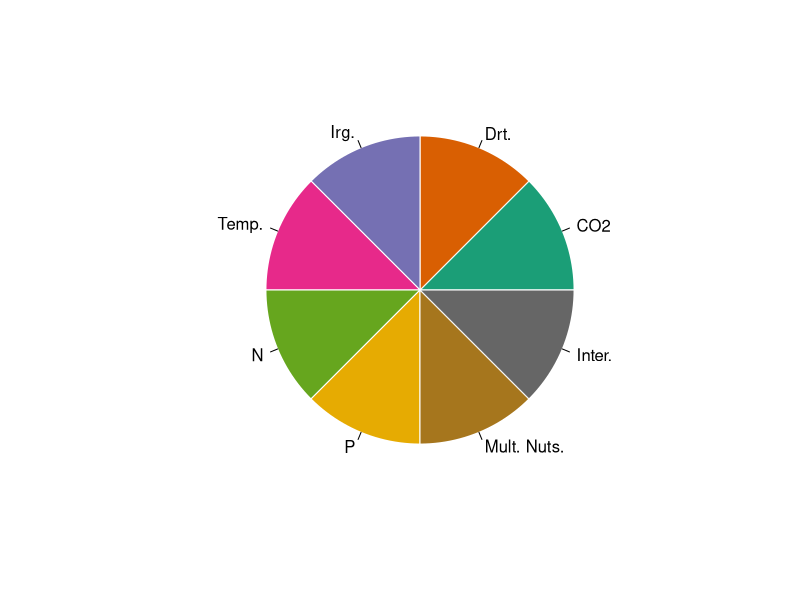

This figure's R source: (Note: this script raises an error after producing the figure.)
library(tidyverse)

#run pie2_function first

trt<-c("CO2", "Drt.","Irg.", "Temp.", "N", "P", "Mult. Nuts.","Inter.")
value<-c(1,1,1,1,1,1,1,1)
pie<-data.frame(trt, value)

##doing this in baseR
collst = RColorBrewer::brewer.pal(n = 8, name = "Dark2")

#make Legend
pie(pie$value, labels=pie$trt, col=collst, border="white")

#for poaceae
labellistpoa<-c("", "-","","", "+","","+","+")
colactive<-collst
colactive[labellistpoa==""]="darkgray"
pie2(pie$value, labels=labellistpoa, col=colactive, border="white",line_length = 1, text_center = 0.6, textcol = "white")

#for cyperaceae
labellistcyp<-c("", "","","", "","","+","+")
colactive<-collst
colactive[labellistcyp==""]="darkgray"
pie2(pie$value, labels=labellistcyp, col=colactive, border="white",line_length = 1, text_center = 0.6, textcol = "white")

#for orchidaceae
labellistorc<-c("", "","","", "","","-","")
colactive<-collst
colactive[labellistorc==""]="darkgray"
pie2(pie$value, labels=labellistorc, col=colactive, border="white",line_length = 1, text_center = 0.6, textcol = "white")

#for asteraceae
labellistast<-c("", "","+","", "-","","","")
colactive<-collst
colactive[labellistast==""]="darkgray"
pie2(pie$value, labels=labellistast, col=colactive, border="white",line_length = 1, text_center = 0.6, textcol = "white")

#for Lamiacea and Orobanaceae and Polomonaceae
labellistLO<-c("", "","","", "-","","","")
colactive<-collst
colactive[labellistLO==""]="darkgray"
pie2(pie$value, labels=labellistLO, col=colactive, border="white",line_length = 1, text_center = 0.6, textcol = "white")

#for Plantaginaceae
labellistpla<-c("", "","","", "","","","-")
colactive<-collst
colactive[labellistpla==""]="darkgray"
pie2(pie$value, labels=labellistpla, col=colactive, border="white",line_length = 1, text_center = 0.6, textcol = "white")

#for Gentinaceae
labellistgen<-c("", "","","", "-","","-","-")
colactive<-collst
colactive[labellistgen==""]="darkgray"
pie2(pie$value, labels=labellistgen, col=colactive, border="white",line_length = 1, text_center = 0.6, textcol = "white")

#for Solaneaceae
labellistsol<-c("", "","","", "+","","+","")
colactive<-collst
colactive[labellistsol==""]="darkgray"
pie2(pie$value, labels=labellistsol, col=colactive, border="white",line_length = 1, text_center = 0.6, textcol = "white")

#for Amaranth
labellistama<-c("", "+","-","", "+","-","","")
colactive<-collst
colactive[labellistama==""]="darkgray"
pie2(pie$value, labels=labellistama, col=colactive, border="white",line_length = 1, text_center = 0.6, textcol = "white")

#for Fabaceae
labellistfab<-c("", "-","+","", "-","","-","")
colactive<-collst
colactive[labellistfab==""]="darkgray"
pie2(pie$value, labels=labellistfab, col=colactive, border="white",line_length = 1, text_center = 0.6, textcol = "white")

#for Euphorb
labellisteup<-c("", "","","+", "","","","")
colactive<-collst
colactive[labellisteup==""]="darkgray"
pie2(pie$value, labels=labellisteup, col=colactive, border="white",line_length = 1, text_center = 0.6, textcol = "white")


#for Brassicaceae
labellistbra<-c("", "","","", "","","","+")
colactive<-collst
colactive[labellistbra==""]="darkgray"
pie2(pie$value, labels=labellistbra, col=colactive, border="white",line_length = 1, text_center = 0.6, textcol = "white")